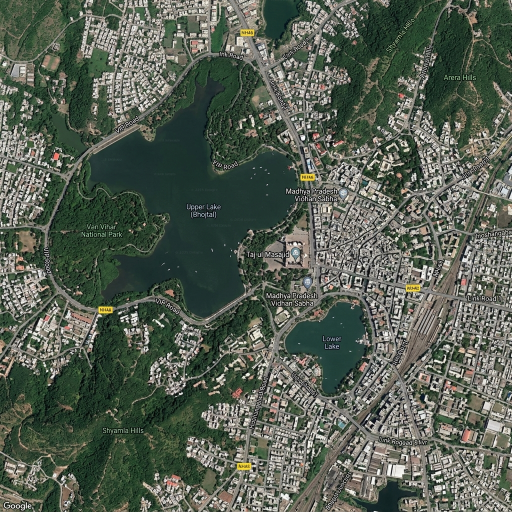
#> input picture UI/dist/demo/bhopal.jpg, 1024 x 1024 px, found by its file name (shown at 1/2 size)
$ python check_veg.py
#> lines starting #> are read from the running program, lines starting #| are printed output that depends on the picture; after the words box and inside, x2 and y2 are one past the last pixel; in counts of white or black regions, pixels touching at a corner belong together
#> further down, image is the input picture: PIL image 1024x1024 RGB; mean R, G, B 85.4, 94.4, 82.3
### extracted/DepthWizard-main/backend/app/preprocessing.py
"""
Image preprocessing for depth inference.
"""

import numpy as np
import cv2
from PIL import Image


def remove_map_annotations(image: Image.Image) -> Image.Image:
    """
    Detects and neutralizes map text/labels (e.g. 'Upper Lake', 'Lower Lake', highway icons)
    so map text is not interpreted as physical 3D objects by the height estimator.
    The original RGB image remains untouched for 3D texture projection.
    """
    img_np = np.array(image.convert("RGB"))
    gray = cv2.cvtColor(img_np, cv2.COLOR_RGB2GRAY)

    # Detect high-contrast text features (sharp edge clusters)
    kernel_small = cv2.getStructuringElement(cv2.MORPH_RECT, (3, 3))
    gradient = cv2.morphologyEx(gray, cv2.MORPH_GRADIENT, kernel_small)
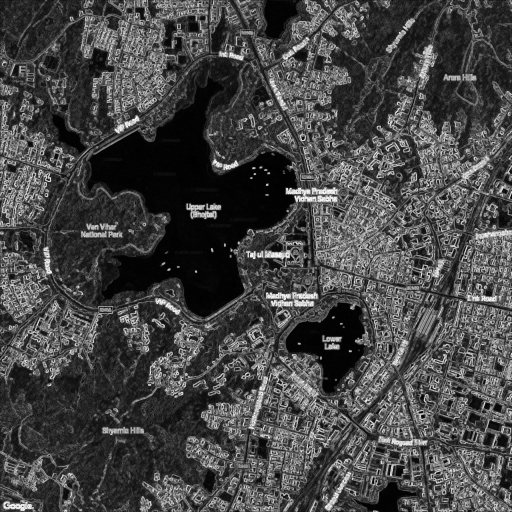
#> gradient: shape (1024, 1024) (shown at 1/2 size); min 0, max 255, mean 70.1

    # Threshold sharp text edges
    _, text_mask = cv2.threshold(gradient, 65, 255, cv2.THRESH_BINARY)
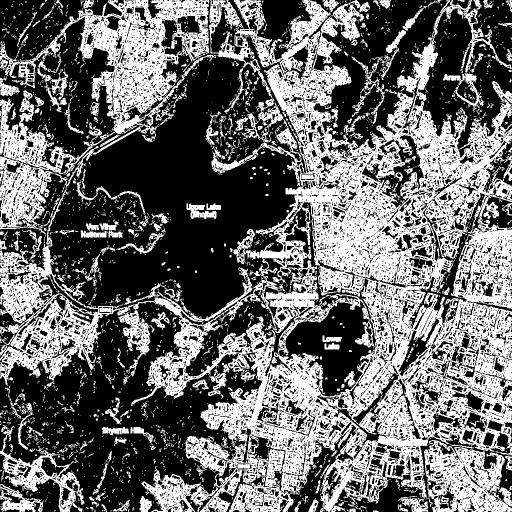
#> text_mask: shape (1024, 1024) (shown at 1/2 size); 42.2% white; 2679 white regions (2316 under 20 px), largest, box (x1, y1, x2, y2) and area: (0, 0, 1024, 1024) 312259, (0, 0, 432, 486) 55999, (848, 880, 1024, 1024) 14276

    # Filter text mask using morphological dilation
    kernel_text = cv2.getStructuringElement(cv2.MORPH_RECT, (4, 4))
    text_mask_dilated = cv2.dilate(text_mask, kernel_text, iterations=1)
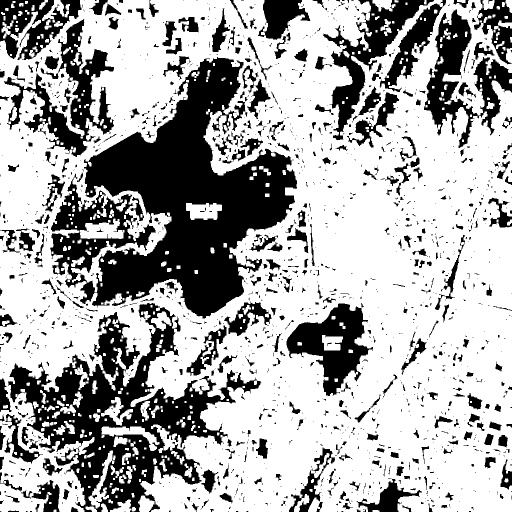
#> text_mask_dilated: shape (1024, 1024) (shown at 1/2 size); 66.9% white; 1621 black regions (1154 under 20 px), largest, box (x1, y1, x2, y2) and area: (100, 114, 594, 637) 116411, (16, 606, 523, 1024) 66039, (8, 38, 228, 314) 16861

    # Inpaint text regions using Telea inpainting algorithm
    inpainted = cv2.inpaint(img_np, text_mask_dilated, inpaintRadius=3, flags=cv2.INPAINT_TELEA)

    return Image.fromarray(inpainted)


def preprocess_image(image: Image.Image, max_size: int = 518) -> Image.Image:
    """
    Prepare an image for satellite depth inference:
    - Neutralizes map text & annotations
    - Ensures RGB mode
    - Resizes preserving aspect ratio
    """
    if image.mode != "RGB":
        image = image.convert("RGB")

    # First neutralize map labels / text annotations
    cleaned_image = remove_map_annotations(image)

    w, h = cleaned_image.size
#> w = 1024; h = 1024
    if max(w, h) > max_size:
        if w > h:
            new_w = max_size
            new_h = int(h * max_size / w)
        else:
            new_h = max_size
            new_w = int(w * max_size / h)
#> new_w = 518
        cleaned_image = cleaned_image.resize((new_w, new_h), Image.LANCZOS)

    return cleaned_image

### backend/check_veg.py
import cv2
import numpy as np
from PIL import Image
from app.preprocessing import preprocess_image
from app.inference import DepthEstimator

img_path = r"d:\projects\DepthWizard\UI\public\demo\bhopal.jpg"
image = Image.open(img_path).convert("RGB")
cleaned_img = preprocess_image(image)

h, w = 518, 518
img_np = np.array(cleaned_img.resize((w, h), Image.LANCZOS).convert("RGB"))
gray = cv2.cvtColor(img_np, cv2.COLOR_RGB2GRAY)
#> gray: shape (518, 518)
hsv = cv2.cvtColor(img_np, cv2.COLOR_RGB2HSV)
#> hsv: shape (518, 518, 3); mean H, S, V 54.5, 70, 88.1

r, g, b = img_np[:, :, 0].astype(np.float32), img_np[:, :, 1].astype(np.float32), img_np[:, :, 2].astype(np.float32)
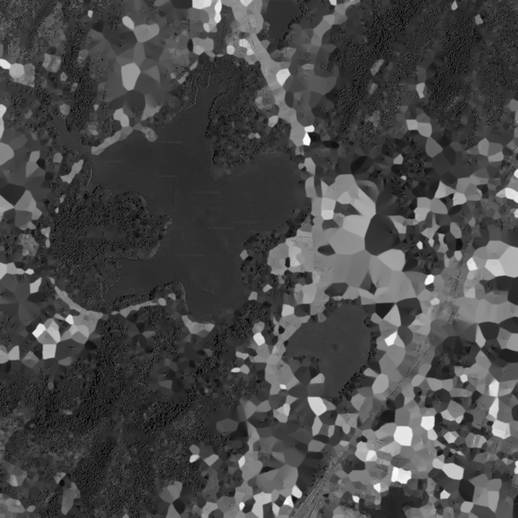
#> b: shape (518, 518) float32; min 0, max 255, mean 71.6
exg = 2.0 * g - r - b
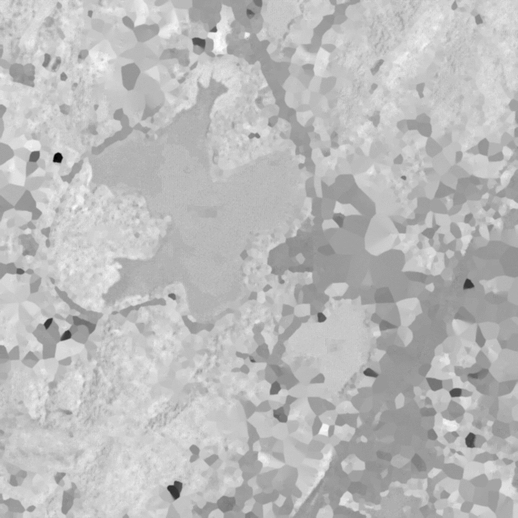
#> exg: shape (518, 518) float32; min -117, max 80, mean 27.8; drawn with min black and max white
hue, sat, val = hsv[:, :, 0], hsv[:, :, 1], hsv[:, :, 2]
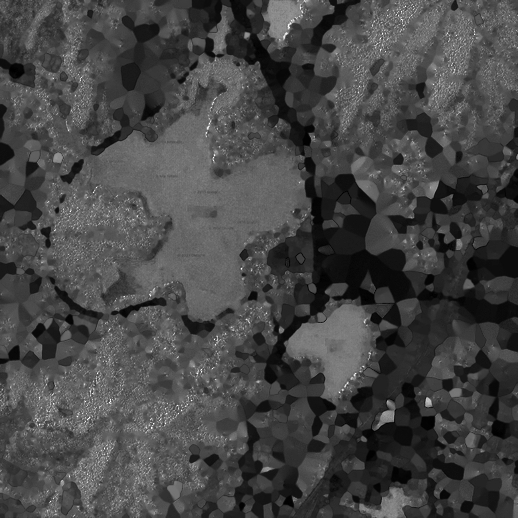
#> sat: shape (518, 518); min 0, max 255, mean 70

# In OpenCV HSV: Red is around 0-10 or 170-180, Green is around 35-85!
is_green_hue = (hue >= 30) & (hue <= 90) & (sat > 25)
#> is_green_hue: shape (518, 518) bool; 75.6% white; 285 black regions (166 under 20 px), largest, box (x1, y1, x2, y2) and area: (189, 0, 518, 518) 37773, (192, 422, 302, 518) 3406, (455, 350, 518, 450) 2933
is_green_exg = (exg > 5)
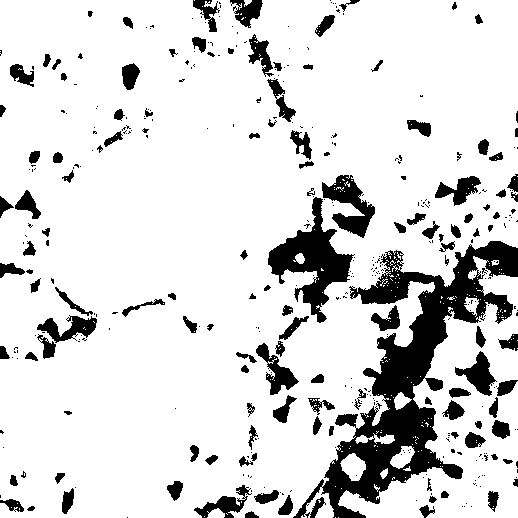
#> is_green_exg: shape (518, 518) bool; 85.1% white; 397 black regions (268 under 20 px), largest, box (x1, y1, x2, y2) and area: (293, 241, 518, 518) 16751, (268, 197, 355, 323) 3862, (322, 175, 375, 238) 1515

veg_mask = (is_green_hue | is_green_exg).astype(np.uint8)

print(f"Total pixels: {h*w}, Green pixels: {np.sum(veg_mask > 0)}")
#| Total pixels: 268324, Green pixels: 228486

Image.fromarray((veg_mask * 255).astype(np.uint8)).save(r"d:\projects\DepthWizard\backend\debug_veg_mask.png")
print("Saved debug_veg_mask.png")

$ run again, with UI/dist/demo/bengaluru.jpg copied over UI/dist/demo/bhopal.jpg
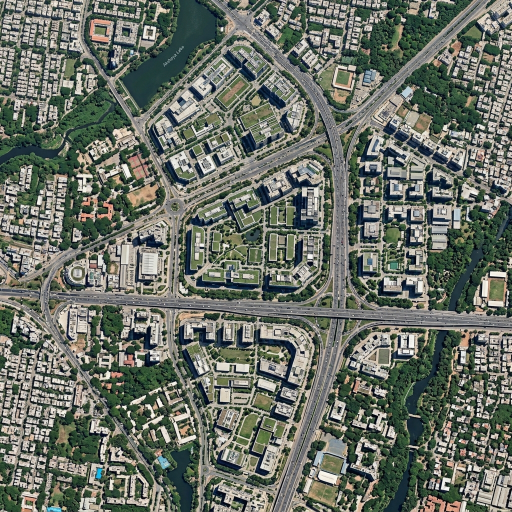
#> input picture UI/dist/demo/bengaluru.jpg, 1024 x 1024 px, found by its file name (shown at 1/2 size)
#> image is the input picture: PIL image 1024x1024 RGB; mean R, G, B 105.3, 111.4, 101.4
#> in remove_map_annotations, `_, text_mask = cv2.threshold(gradient, 65, 255, cv2.THRESH_BINARY)`:
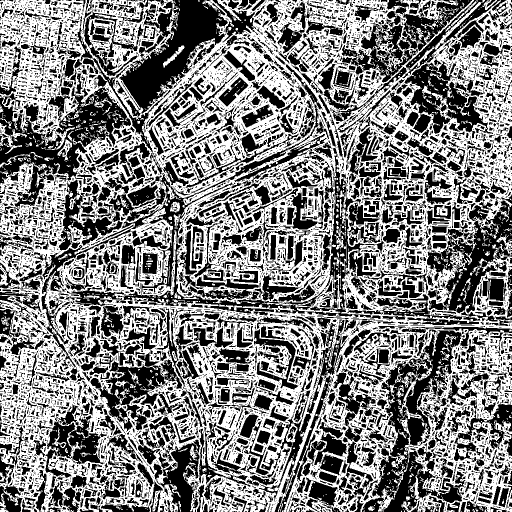
#> text_mask: shape (1024, 1024) (shown at 1/2 size); 50.7% white; 9294 black regions (7083 under 20 px), largest, box (x1, y1, x2, y2) and area: (744, 660, 931, 1024) 24084, (0, 150, 262, 418) 22016, (238, 0, 456, 227) 19562
#> text_mask_dilated: shape (1024, 1024); 83.8% white; 3351 black regions (2273 under 20 px), largest, box (x1, y1, x2, y2) and area: (243, 0, 454, 218) 14001, (0, 267, 171, 354) 3923, (894, 444, 1000, 625) 3796
#> hsv: shape (518, 518, 3); mean H, S, V 59.3, 73.7, 111.3
#> is_green_hue: shape (518, 518) bool; 49.3% white; 167 white regions (76 under 20 px), largest, box (x1, y1, x2, y2) and area: (0, 0, 479, 279) 41990, (0, 307, 245, 518) 20355, (407, 334, 518, 518) 10847
#> `is_green_exg = (exg > 5)`:
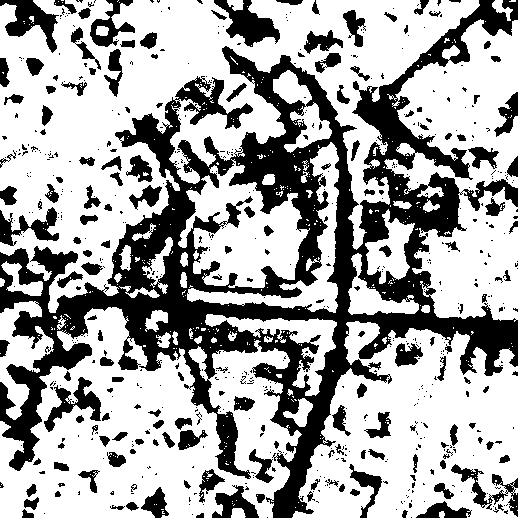
#> is_green_exg: shape (518, 518) bool; 65.8% white; 625 black regions (463 under 20 px), largest, box (x1, y1, x2, y2) and area: (0, 0, 518, 518) 66911, (214, 0, 280, 47) 1406, (0, 0, 59, 53) 1311
#| Total pixels: 268324, Green pixels: 176513

$ run again, with UI/dist/demo/delhi.jpg copied over UI/dist/demo/bhopal.jpg
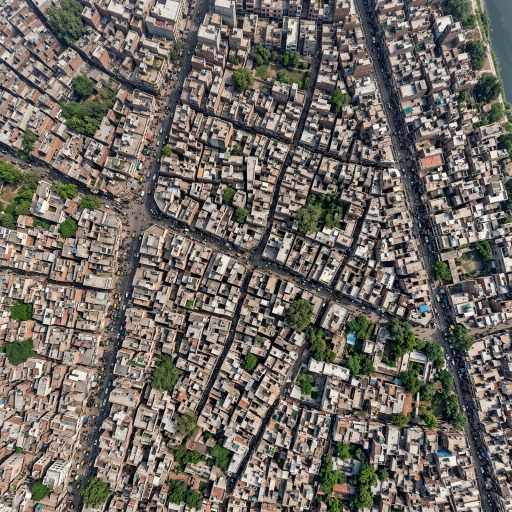
#> input picture UI/dist/demo/delhi.jpg, 1024 x 1024 px, found by its file name (shown at 1/2 size)
#> image is the input picture: PIL image 1024x1024 RGB; mean R, G, B 112.3, 106.6, 99.9
#> in remove_map_annotations, `_, text_mask = cv2.threshold(gradient, 65, 255, cv2.THRESH_BINARY)`:
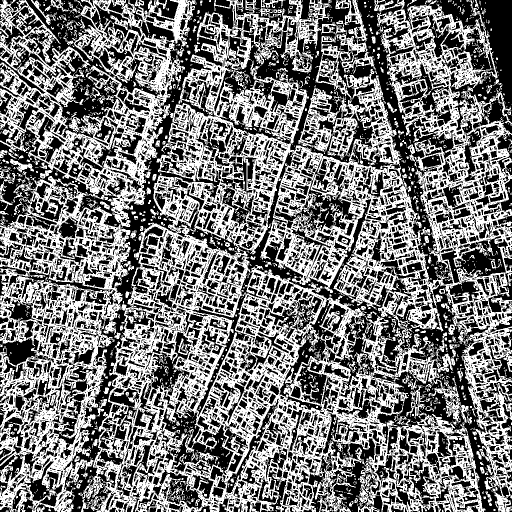
#> text_mask: shape (1024, 1024) (shown at 1/2 size); 47% white; 2478 white regions (2121 under 20 px), largest, box (x1, y1, x2, y2) and area: (0, 0, 1024, 1024) 461087, (671, 0, 735, 84) 1493, (812, 771, 854, 838) 696
#> text_mask_dilated: shape (1024, 1024); 82.9% white; 3922 black regions (2554 under 20 px), largest, box (x1, y1, x2, y2) and area: (958, 0, 1024, 214) 7377, (717, 0, 813, 269) 4494, (247, 317, 320, 474) 2391
#> hsv: shape (518, 518, 3); mean H, S, V 56.4, 56, 121.7
#> is_green_hue: shape (518, 518) bool; 12.2% white; 177 white regions (95 under 20 px), largest, box (x1, y1, x2, y2) and area: (383, 320, 474, 437) 3696, (320, 446, 394, 514) 2046, (60, 75, 126, 134) 1945
#> is_green_exg: shape (518, 518) bool; 16.9% white; 550 white regions (415 under 20 px), largest, box (x1, y1, x2, y2) and area: (452, 0, 518, 175) 5999, (383, 320, 475, 437) 4399, (59, 69, 126, 135) 2372
#> `veg_mask = (is_green_hue | is_green_exg).astype(np.uint8)`:
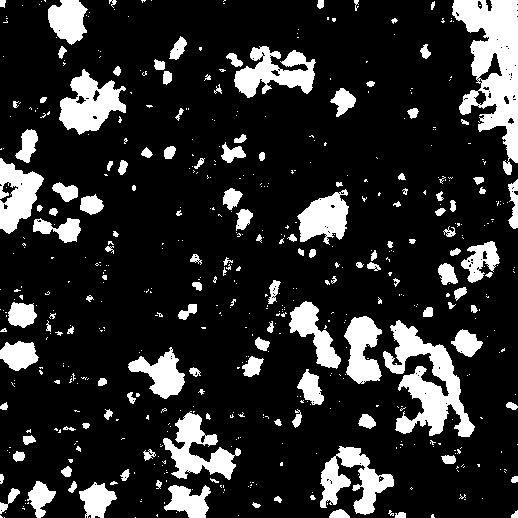
#> veg_mask: shape (518, 518); values 0 (black) and 1 (white), 17.1% white; 555 white regions (419 under 20 px), largest, box (x1, y1, x2, y2) and area: (452, 0, 518, 175) 5999, (383, 320, 475, 437) 4442, (59, 69, 126, 135) 2373
#| Total pixels: 268324, Green pixels: 45898
